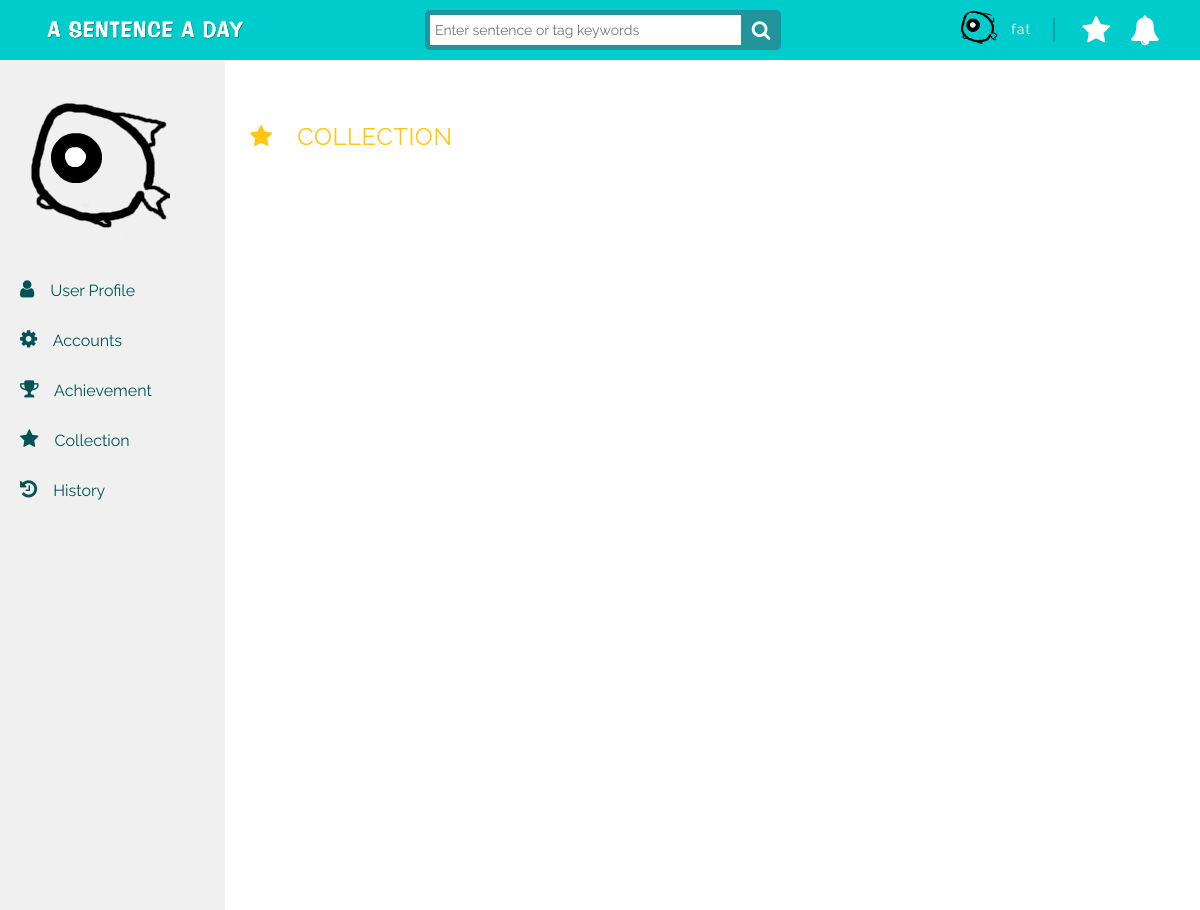
/user/collection/ (signed in), run on the app's committed database.
### sentence/models.py (models this page shows)
class User(models.Model):
	UID = models.AutoField(primary_key=True)
	UserName = models.CharField(max_length=50, null=False)
	Email = models.EmailField(max_length=254,unique = True)
	Password = models.CharField(max_length=50, null=False)
	SocialID = models.BigIntegerField(null=True,unique = True)
 	UserIcon = models.ImageField(upload_to='UserIcon_folder',default='/static/images/fish.png')
	NativeLanguage = models.CharField(max_length=50, null=False)

### sentence/views.py (the view)
# urls.py: url(r'^user/collection/', views.user_collection),
def user_collection(request):
    if request.session.get('UID'):
        get_uid = request.session.get('UID')
        collectionmodel = Collection.objects.filter(UID=get_uid)
        usermodel = User.objects.get(UID=get_uid)
        context = {'username': usermodel,'collection_model': collectionmodel,'extend_index': 'sentence/background.html'}
        return render(request, "sentence/user_collection.html",context)
    else:
        context = {'extend_index': 'sentence/background.html'}
        return render(request, "sentence/user_collection.html",context)

### sentence/templates/sentence/user_collection.html (shortened to what this page needs)
{% extends 'sentence/userSidebar.html' %}
{% load staticfiles %}
{% block pagecontent1 %}
<div class="container-fluid collection">
    <div class="row">
        <div class="col-sm-4">
            <div class="profiletitle collection"><i class="fa fa-star"></i>&emsp;COLLECTION</div>
            </div>
    </div>
</div>
{% endblock pagecontent1 %}

### sentence/templates/sentence/userSidebar.html
{% extends extend_index %}
{% load staticfiles %}
{% block content1 %}
<div id="wrapper">
    <ul class="nav navbar-nav side-nav sidebar">
        <div class="sidebar-menu">
            <div class="sidebar-icon"><img src="{{username.UserIcon}}"></div>
            <a href="/user/profile"><p><i class="fa fa-user"></i>&emsp;User Profile</p></a>
            <a href="/user/account"><p><i class="fa fa-cog"></i>&emsp;Accounts</p></a>
            <a href="/user/achievement"><p><i class="fa fa-trophy"></i>&emsp;Achievement</p></a>
            <a href="/user/collection"><p><i class="fa fa-star"></i>&emsp;Collection</p></a>
            <a href="/user/history"><p><i class="fa fa-history"></i>&emsp;History</p></a>
        </div>
    </ul>
    <div id="page-wrapper">
    	{% block pagecontent1 %} {% endblock pagecontent1 %}
    </div>
</div>
{% endblock content1 %}

### sentence/templates/sentence/background.html (shortened to what this page needs)
{% load staticfiles %}
<!DOCTYPE html>
<html>
<head>
    <link rel="stylesheet" href="https://cdnjs.cloudflare.com/ajax/libs/normalize/5.0.0/normalize.min.css">
    <link rel="stylesheet" href="https://netdna.bootstrapcdn.com/bootstrap/3.3.7/css/bootstrap.min.css">
    <link rel="stylesheet" href="{% static 'icons-fonts/glyphicon-style.css' %}">
    <link href="https://file.myfontastic.com/aR4fpYP5juQuaFcCLbzkFZ/icons.css" rel="stylesheet">
    <link rel="stylesheet" href="https://maxcdn.bootstrapcdn.com/font-awesome/4.7.0/css/font-awesome.min.css">
    <link rel="stylesheet" href="{% static 'css/styles.css' %}">
    <link rel="stylesheet" href="{% static 'css/navbar.css' %}">
    <link rel="stylesheet" href="{% static 'css/textfield.css' %}">
    <link rel="stylesheet" href="{% static 'css/postcard.css' %}">
    <link rel="stylesheet" href="{% static 'css/sentence.css' %}">
    <link rel="stylesheet" href="{% static 'css/userMap.css' %}">
    <link rel="stylesheet" href="{% static 'css/userprofile.css' %}">
    <link href="{% static 'css/jqvmap.css' %}" media="screen" rel="stylesheet" type="text/css">
    <link rel="stylesheet" href="{% static 'css/sb-admin.css' %}">
    <link rel="stylesheet" href="{% static 'css/morris.css' %}">
    <link rel="stylesheet" href="https://code.jquery.com/ui/1.8.10/themes/smoothness/jquery-ui.css" type="text/css">
</head>
<body>
    <div class="header">
        <nav class="navbar-fixed-top" role="navigation">
            <div class="navbar header-1">
                <div class="container">
                    <div class="col-md-4 col-sm-6 col-xs-6">
                        <div class="header-logo">
                            <a href="/"> <img class="logo img-valign img-responsive" src="{% static 'images/logo2.png' %}"> </a>
                        </div>
                    </div>
                    <div class="col-md-5 col-sm-6 col-xs-6">
                        <form class="search">
                            <input class="searchTerm" placeholder="Enter sentence or tag keywords" />
                        </form>
                    </div>
                    <div class="col-md-3 col-sm-6 col-xs-6 header-mobile-sm">
                        {% if not username %}
                        <div class="header-sm">
                            <span class="before-login">
                                <button type="button" class="btn1 btn-default navbar-btn" id="login-btn" data-toggle="modal">Log In</button>
                            </span>
                            <span class="before-login">
                                <button type="button" class="btn1 btn-default navbar-btn" id="signup-btn" data-toggle="modal">Sign Up</button>
                            </span>
                        </div>
                            <div class="modal fade" id="login-modal" role="dialog">
                                <div class="modal-dialog">
                                    <div id="login-box">
                                        <div class="top" style="padding: 15px;">
                                            <button type="button" class="close" data-dismiss="modal" style="outline: 0;"><i class="fa fa-times"></i></button>
                                        </div>
                                        <div class="left">
                                            <h1>Welcome back!</h1>
                                            <form method = "POST" action = "/login/">
                                              {% csrf_token %}
                                              {{ form.as_p }}
                                                <input type="text" name="email" placeholder="E-mail" required>
                                                <input type="password" name="password" placeholder="Password" required>
                                                <input type="submit" class="loginButton" name="login_submit" value="Log in">
                                            </form>
                                        </div>
                                        <div class="login-right">
                                            <button  class="social-signin facebook facebook-login-btn">Log in with facebook</button>
                                            <button class="social-signin google" id="customBtn-login">Log in with Google</button>
                                        </div>
                                        <div class="login-or">OR</div>
                                        <div class="mobile-login-right">
                                            <span><a href="" class="sm sm-anim1 sm-facebook icon-ao-facebook" target="_blank"></a></span>
                                            <span><a href="" class="sm sm-anim1 sm-googleplus icon-ao-google" target="_blank"></a></span>
                                        </div>
                                    </div>
                                </div>
                            </div>
                            <div class="modal fade" id="signup-modal" role="dialog">
                                <div class="modal-dialog">
                                    <div id="signup-box">
                                        <div class="top" style="padding: 15px;">
                                            <button type="button" class="close" data-dismiss="modal" style="outline: 0;"><i class="fa fa-times"></i></button>
                                        </div>
                                        <div class="left">
                                            <h1>Create an account</h1>
                                            <form name="signupform" method="POST" action="/login/">
                                                {% csrf_token %}
                                                {{ form.as_p }}
                                                <input type="text" name="name" placeholder="Username" required>
                                                <input type="text" name="email" placeholder="E-mail" required>
                                                <input type="password" name="password" placeholder="Password" required>
                                                <input type="password" name="password" placeholder="Retype password" required>
                                                <!-- <div>
                                                    <label class="label language">Choose your native language</label>
                                                    <select class="form-control language" name="language">
                                                        <option>Chinese</option>
                                                        <option>Japanese</option>
                                                        <option>Korean</option>
                                                        <option>Hindi</option>
                                                        <option>Thai</option>
                                                        <option>English</option>
                                                        <option>French</option>
                                                        <option>Spanish</option>
                                                        <option>Portuguese</option>
                                                        <option>German</option>
                                                        <option>Italian</option>
                                                        <option>Swedish</option>
                                                        <option>Russian</option>
                                                    </select>
                                                </div> -->
                                                <input type="submit" class="signupBtn" name="signup_submit" value="Sign me up" />
                                            </form>
                                        </div>
                                        <div class="signup-right">
                                            <button class="signupBtn social-signin facebook facebook-login-btn">Sign up with facebook</button>
                                            <button class="signupBtn social-signin google" id="customBtn-signup">Sign up with Google</button>
                                        </div>
                                        <div class="signup-or">OR</div>
                                        <div class="mobile-signup-right">
                                            <span><a href="" class="sm sm-anim1 sm-facebook icon-ao-facebook" target="_blank"></a></span>
                                            <span><a href="" class="sm sm-anim1 sm-googleplus icon-ao-google" target="_blank"></a></span>
                                        </div>
                                    </div>
                                </div>
                            </div>
                                    <div class="modal fade" id="asklanguage-modal" role="dialog">
                                        <div class="modal-dialog">
                                            <div id="asklanguage-box">
                                                <div class="top" style="padding: 15px;">
                                                    <button type="button" class="close" data-dismiss="modal" style="outline: 0;"><i class="fa fa-times"></i></button>
                                                </div>
                                                <div class="asklanguagebox-content">
                                                    <h2>About you ...</h2>
                                                    <div class="form-group input-group">
                                                          <label>Choose your native language</label>
                                                          <select class="form-control" id="user_language">
                                                                <option>Chinese</option>
                                                                <option>Japanese</option>
                                                                <option>Korean</option>
                                                                <option>Hindi</option>
                                                                <option>Thai</option>
                                                                <option>English</option>
                                                                <option>French</option>
                                                                <option>Spanish</option>
                                                                <option>Portuguese</option>
                                                                <option>German</option>
                                                                <option>Italian</option>
                                                                <option>Swedish</option>
                                                                <option>Russian</option>
                                                            </select>
                                                      </div>
                                                      <input type="submit" class="confirmRegisterBtn" name="signup_submit" value="Sign me up" />
                                                </div>
                                            </div>
                                        </div>
                                    </div>
                        {% else %}
                        <div class="header-sm user">
                            <span class="after-login">
                                  <a href="#" class="dropdown-toggle" data-toggle="dropdown" role="button" aria-expanded="false">
                                  {% if username %}
                                    <img src="{{ username.UserIcon }}" height="40" width="40" id="user-pic">
                                    <span id="user-name"><font color=#fff>{{username.UserName}}</font></span>
                                  {% else %}
                                    <i class="fa fa-user-circle" style="font-size: 30px; color:#FFF" id="user-pic"></i>
                                  {% endif %}
                                  </a>
                            </span>
                        </div>
                        <span style="color:#22949b; font-size: 26px;">|&ensp;</span>
                        <div class="header-sm favorite">
                            <span class="after-login">
                                  <a href="/user/collection" class="dropdown-toggle" role="button" aria-expanded="false">
                                    <i class="fa fa-star" style="font-size: 30px; color:#fff;"></i>
                                  </a>
                            </span>
                        </div>
                        <div class="header-sm notification">
                            <span class="after-login">
                                  <a href="#" class="dropdown-toggle" data-toggle="dropdown" role="button" aria-expanded="false">
                                    <i class="fa fa-bell" style="font-size: 30px; color:#fff;"></i>
                                  </a>
                            </span>
                        </div>
                        {% endif %}
                    </div>
                </div>
            </div>
        </nav>
    </div>
    <div class="body"> {% block content1 %} {% endblock content1 %} </div>
</body>
</html>

### data on the page
User: UserIcon (picture), UserName "fat"
